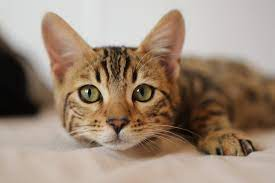
#> input picture sketch/img/cat.jpeg, 275 x 183 px
$ jupyter execute Sketch.ipynb
#> lines starting #> are read from the running program, lines starting #| are printed output that depends on the picture
#> further down, img is the input picture: shape (183, 275, 3); mean B, G, R 121.6, 138.4, 157.7
[cell 1]
import cv2 as cv

[cell 2]
def sketch(image):
    ''' Function to sketch an image using OpenCV
    Args:
    image : fil
    '''
    # Convert image to grayscale


    img_gray = cv.cvtColor(image, cv.COLOR_BGR2GRAY)
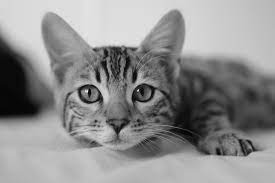
#> img_gray: shape (183, 275); min 1, max 246, mean 142.3

    # Clean up image using Guassian Blur
    img_gray_blur = cv.GaussianBlur(img_gray, (5 ,5), 0)

    # Extract edges
    canny_edges = cv.Canny(img_gray_blur, 20, 40)
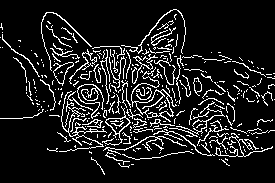
#> canny_edges: shape (183, 275); 11.6% white in thin lines or dots

    # Do an invert binarize the image
    ret, mask = cv.threshold(canny_edges, 70, 255, cv.THRESH_BINARY_INV)
#> mask: shape (183, 275); 88.4% white; black in thin lines or dots
    return mask

[cell 3]
img = cv.imread('img/cat.jpeg')

$ run again, with sketch/img/dog.png saved as sketch/img/cat.jpeg
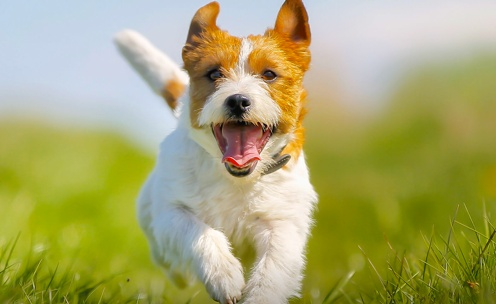
#> input picture sketch/img/dog.png, 496 x 304 px
#> img is the input picture: shape (304, 496, 3); mean B, G, R 109.2, 167.5, 168.9
#> in sketch, `img_gray = cv.cvtColor(image, cv.COLOR_BGR2GRAY)`:
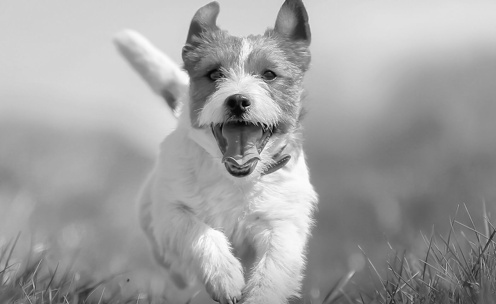
#> img_gray: shape (304, 496); min 2, max 254, mean 161.3
#> in sketch, `canny_edges = cv.Canny(img_gray_blur, 20, 40)`:
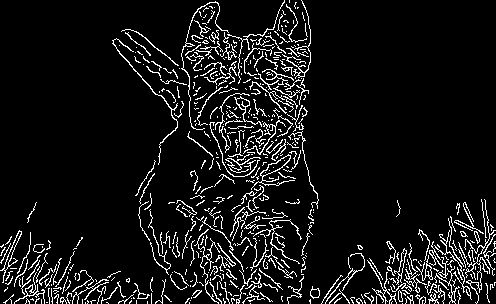
#> canny_edges: shape (304, 496); 8.2% white in thin lines or dots
#> mask: shape (304, 496); 91.8% white; black in thin lines or dots
